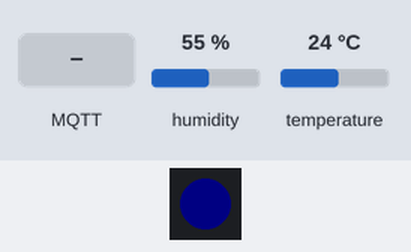
Bench run of a sketch on a simulated ESP32-S3. Parts: 1 RGB LEDs in strip order, left to right. The test bench sets the inputs (shaded band); at power-on: humidity 55 %, temperature 24 °C. Dim RGB values are drawn brighter than linear; WiFi joins after 1.5 s; servers stay silent unless stated; the local clock reads 2024-03-15 10:24:30 at power-on unless the sketch sets it; no MQTT or app messages arrive unless stated; what the sketch prints to the serial monitor is not drawn.

Above: at 2.1 s.
At 3.5 s:
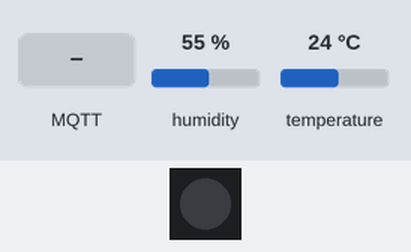
3.6 s: MQTT message "ON" arrives on the first subscribed topic
5.1 s: MQTT message "1" arrives on the first subscribed topic
Timing chart, 0 to 8.1 s (numbered marks = the images above; inputs shaded):
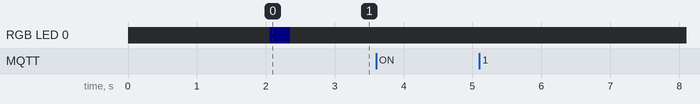

The sketch:

esp32_rack.ino
```cpp
// =====================================================================
// IoT-AWS-rack · Firmware final del ESP32-S3
// Monitorea temperatura y humedad de un rack de TI y las envía a AWS IoT Core
// por MQTT. Recibe órdenes ON/OFF desde el dashboard para el LED (actuador).
//
// Basado en aws_esp32.ino del profesor (jhorvi24/aws-serverless-architecture-IoT),
// adaptado a: ESP32-S3 + DHT22 (pin 4) + LED RGB integrado (pin 48).
//
// Librerías (Arduino IDE > Library Manager):
//   - DHTNEW (Rob Tillaart)
//   - Adafruit NeoPixel
//   - PubSubClient (Nick O'Leary)
//   - ArduinoJson (Benoit Blanchon) v7
// Placa: ESP32S3 Dev Module · Flash 16MB · PSRAM OPI · Monitor Serie 115200
// =====================================================================

#include <WiFi.h>
#include <WiFiClientSecure.h>
#include <PubSubClient.h>
#include <ArduinoJson.h>
#include <dhtnew.h>
#include <Adafruit_NeoPixel.h>
#include <time.h>
#include "credentials.h"   // WiFi, endpoint y certificados (NO se sube a GitHub)

// ---------- Hardware ----------
#define DHT_PIN   4        // DATA del DHT22
#define LED_PIN   48       // LED RGB integrado de la placa

// ---------- MQTT ----------
#define TOPIC_DATOS   "esp32-datos-rack"   // placa -> nube (lecturas)
#define TOPIC_ORDENES "data/actuators"     // nube -> placa ({"message":"ON"|"OFF"})
#define DEVICE_ID     "esp32_01"

const unsigned long INTERVALO_ENVIO_MS = 15000;  // cada cuánto se publica una lectura

WiFiClientSecure clienteSeguro;
PubSubClient mqtt(clienteSeguro);
DHTNEW dht(DHT_PIN);
Adafruit_NeoPixel led(1, LED_PIN, NEO_GRB + NEO_KHZ800);

unsigned long ultimoEnvio = 0;

// ---------------------------------------------------------------------
void ledColor(uint8_t r, uint8_t g, uint8_t b) {
  led.setPixelColor(0, led.Color(r, g, b));
  led.show();
}

// ---------------------------------------------------------------------
void conectarWiFi() {
  if (WiFi.status() == WL_CONNECTED) return;
  Serial.print("Conectando a WiFi ");
  Serial.print(ssid);
  WiFi.mode(WIFI_STA);
  WiFi.begin(ssid, password);
  while (WiFi.status() != WL_CONNECTED) {
    delay(500);
    Serial.print(".");
  }
  Serial.print("\nWiFi conectado. IP: ");
  Serial.println(WiFi.localIP());
}

// Sincroniza la hora por internet (NTP) para que el timestamp sea real
void sincronizarHora() {
  configTime(0, 0, "pool.ntp.org", "time.nist.gov");   // epoch en UTC
  Serial.print("Sincronizando hora");
  time_t ahora = time(nullptr);
  int intentos = 0;
  while (ahora < 1700000000 && intentos < 40) {   // espera hasta tener una fecha válida
    delay(250);
    Serial.print(".");
    ahora = time(nullptr);
    intentos++;
  }
  Serial.println(ahora > 1700000000 ? " OK" : " (sin hora, se intentará luego)");
}

// ---------------------------------------------------------------------
// Se ejecuta cada vez que llega un mensaje al topic de órdenes
void alRecibirMensaje(char* topic, byte* payload, unsigned int length) {
  Serial.print("Mensaje recibido en ");
  Serial.println(topic);

  JsonDocument doc;
  DeserializationError error = deserializeJson(doc, payload, length);
  if (error) {
    Serial.println("  JSON inválido, se ignora");
    return;
  }

  const char* orden = doc["message"] | "";   // "" si no viene el campo
  if (strcmp(orden, "ON") == 0) {
    ledColor(0, 255, 0);
    Serial.println("  LED ENCENDIDO");
  } else if (strcmp(orden, "OFF") == 0) {
    ledColor(0, 0, 0);
    Serial.println("  LED APAGADO");
  } else {
    Serial.println("  Orden desconocida");
  }
}

// ---------------------------------------------------------------------
// Conecta (o reconecta) a AWS IoT y SIEMPRE se vuelve a suscribir
void conectarAWS() {
  while (!mqtt.connected()) {
    Serial.print("Conectando a AWS IoT... ");
    if (mqtt.connect(THINGSNAME)) {
      Serial.println("conectado");
      mqtt.subscribe(TOPIC_ORDENES, 1);
      Serial.print("Suscrito a ");
      Serial.println(TOPIC_ORDENES);
      ledColor(0, 0, 40);  delay(300);  ledColor(0, 0, 0);   // parpadeo azul = conectado
    } else {
      Serial.print("falló (rc=");
      Serial.print(mqtt.state());
      Serial.println("). Reintento en 5 s");
      delay(5000);
    }
  }
}

// ---------------------------------------------------------------------
void publicarLectura() {
  int estado = dht.read();
  if (estado != DHTLIB_OK) {
    Serial.printf("Error leyendo el DHT22 (código %d), no se envía\n", estado);
    return;
  }

  JsonDocument doc;
  doc["timestamp"]   = (long) time(nullptr);
  doc["temperature"] = round(dht.getTemperature() * 10) / 10.0;
  doc["humidity"]    = round(dht.getHumidity() * 10) / 10.0;
  doc["device_id"]   = DEVICE_ID;

  char buffer[256];
  serializeJson(doc, buffer);

  if (mqtt.publish(TOPIC_DATOS, buffer)) {
    Serial.print("Enviado: ");
    Serial.println(buffer);
  } else {
    Serial.println("No se pudo publicar");
  }
}

// =====================================================================
void setup() {
  Serial.begin(115200);
  delay(500);
  Serial.println("\n=== IoT-AWS-rack ===");

  led.begin();
  led.setBrightness(40);
  ledColor(0, 0, 0);

  dht.setDisableIRQ(true);   // lectura del sensor con timing exacto

  conectarWiFi();
  sincronizarHora();

  // Certificados para la conexión segura (TLS) con AWS IoT
  clienteSeguro.setCACert(AWS_CERT_CA);
  clienteSeguro.setCertificate(AWS_CERT_CRT);
  clienteSeguro.setPrivateKey(AWS_CERT_PRIVATE);

  mqtt.setServer(AWS_IoT_Endpoint, 8883);
  mqtt.setCallback(alRecibirMensaje);
  mqtt.setKeepAlive(60);
  mqtt.setBufferSize(512);

  conectarAWS();
}

void loop() {
  // Si se cae algo, reconectar (y volver a suscribirse)
  if (WiFi.status() != WL_CONNECTED) conectarWiFi();
  if (!mqtt.connected()) conectarAWS();

  // Atender MQTT en CADA vuelta: así las órdenes llegan al instante
  mqtt.loop();

  // Publicar una lectura cada INTERVALO_ENVIO_MS, sin bloquear con delay()
  if (millis() - ultimoEnvio >= INTERVALO_ENVIO_MS) {
    ultimoEnvio = millis();
    publicarLectura();
  }
}
```

credentials.example.h
```cpp
// PLANTILLA de credenciales.
// 1. Copia este archivo como "credentials.h" (en esta misma carpeta).
// 2. Llénalo con tus datos. credentials.h está en .gitignore: NUNCA se sube a GitHub.

#include <pgmspace.h>

#define THINGSNAME "NOMBRE_DEL_THING"          // AWS IoT Core -> Manage -> Things

const char* ssid = "NOMBRE_WIFI";               // Red WiFi de 2.4 GHz
const char* password = "CLAVE_WIFI";
const char AWS_IoT_Endpoint[] = "xxxxxxxx-ats.iot.us-east-1.amazonaws.com";  // IoT Core -> Settings

// Amazon Root CA 1 (AmazonRootCA1.pem)
static const char AWS_CERT_CA[] PROGMEM = R"EOF(
-----BEGIN CERTIFICATE-----
...
-----END CERTIFICATE-----
)EOF";

// Certificado del dispositivo (xxxx-certificate.pem.crt)
static const char AWS_CERT_CRT[] PROGMEM = R"KEY(
-----BEGIN CERTIFICATE-----
...
-----END CERTIFICATE-----
)KEY";

// Llave privada del dispositivo (xxxx-private.pem.key)
static const char AWS_CERT_PRIVATE[] PROGMEM = R"KEY(
-----BEGIN RSA PRIVATE KEY-----
...
-----END RSA PRIVATE KEY-----
)KEY";
```

Measured:
- after the input at 3.6 s, every drawn part: stays the same
- after the input at 5.1 s, every drawn part: stays the same
